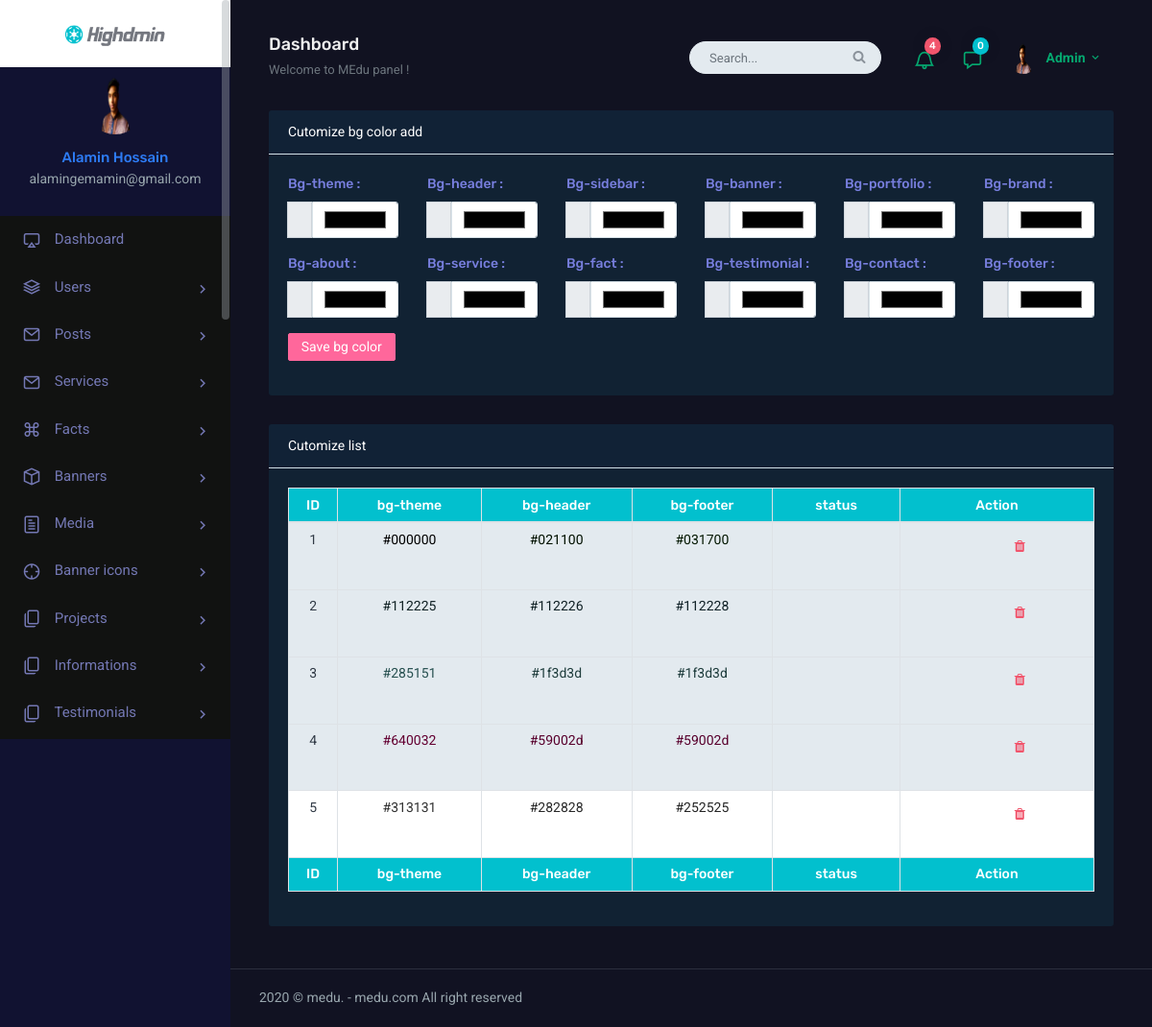
The app's page /dashboard/customizes/bg-color-list.php (signed in) with its own data.
### tables this page shows
CREATE TABLE `customizes` (
  `id` int(11) NOT NULL,
  `bg_theme` varchar(10) NOT NULL DEFAULT '#112225',
  `bg_header` varchar(10) NOT NULL DEFAULT '#112226',
  `bg_sidebar` varchar(10) NOT NULL DEFAULT '#112228',
  `bg_banner` varchar(10) NOT NULL DEFAULT '#112230',
  `bg_about` varchar(10) NOT NULL DEFAULT '#112234',
  `bg_service` varchar(10) NOT NULL DEFAULT '#112238',
  `bg_portfolio` varchar(10) NOT NULL DEFAULT '#112242',
  `bg_fact` varchar(10) NOT NULL DEFAULT '#112245',
  `bg_testimonial` varchar(10) NOT NULL DEFAULT '#112249',
  `bg_brand` varchar(10) NOT NULL DEFAULT '#112252',
  `bg_contact` varchar(10) NOT NULL DEFAULT '#112254',
  `bg_footer` varchar(10) NOT NULL DEFAULT '#112225',
  `status` tinyint(4) NOT NULL DEFAULT 0,
  `created_at` timestamp NOT NULL DEFAULT current_timestamp()
);

### dashboard/customizes/bg-color-list.php (the view, shortened to what the rows shown need)
<?php
  include "../../includes/database.php";
  $sql   = "SELECT * FROM customizes ORDER BY id DESC";
  $query = mysqli_query($connect,$sql);
?>
<?php require "../../includes/layouts/header.php"; ?>
                <div class="content">
                    <div class="container-fluid">
                        <div class="row">
                            <div class="col-md-12 text-white">
                                    <div class="text-white">
                                        <div class="card-box text-white">
                                            <table class="table table-bordered  text-white table-sm text-center text-dark table-responsive-sm" id="table">
                                             <thead class="bg-custom text-white text-white">
                                                <tr>
                                                    <th>ID</th>
                                                    <th>bg-theme</th>
                                                    <th>bg-header</th>
                                                    <th>bg-footer</th>
                                                    <th>status</th>
                                                    <th>Action</th>
                                                </tr>
                                             </thead>
                                             <tbody class="text-white">
                                                <?php
                                                $i = 1;
                                                 while ($row = mysqli_fetch_assoc($query)) { ?>
                                                 <tr id="table_tr" class=" <?= $row['status'] == 0 ? 'bg-light' : 'bg-white';?>">
                                                    <td class="text-dark"><?= $i++; ?></td>
                                                    <td style="color:<?= $row['bg_theme']; ?>"><?= $row['bg_theme'];?></td>
                                                    <td style="color:<?= $row['bg_header']; ?>"><?= $row['bg_header'];?></td>
                                                    <td style="color:<?= $row['bg_sidebar']; ?>"><?= $row['bg_sidebar'];?></td>
                                                    <td class=""><?php
                                                    if ($row['status'] == 0) {  ?>
                                                      <a href="bg-color-active.php?id=<?= $row['id']; ?>" class="btn text-warning"><i class="fas fa-toggle-off" style="font-size: 28px;"></i></a>
                                                    <?php }else{  ?>
                                                       <a href="bg-color-deactive.php?id=<?= $row['id']; ?>" class="btn text-success"><i class="fas fa-toggle-on" style="font-size: 28px;"></i></a>
                                                    <?php  }
                                                    ?></td>
                                                    <td>
                                                        <div class="btn-group">
                                                            <?php if ($_SESSION['user_role'] == 2 || $_SESSION['user_role'] == 1) { ?>
                                                          <a  class="btn text-custom" data-toggle="modal" data-target="#editModal<?= $row['id'];?>">
                                                            <i class="fas fa-edit"></i>
                                                          </a>
                                                            <?php } ?>
                                                            <?php if ($_SESSION['user_role'] == 1) { ?>
                                                                <a href="bg-color-delete.php?id=<?php echo $row['id'];?>" class="btn text-danger" onclick="return confirm('are your sure delete bg color ?')"><i class="fa fa-trash"></i>
                                                                </a>
                                                            <?php } ?>
                                                        </div>
                                                    </td>
                                                </tr>
                                                <?php } ?>
                                            </tbody>
                                            <tfoot class="bg-custom text-white">
                                                <tr>
                                                    <th>ID</th>
                                                    <th>bg-theme</th>
                                                    <th>bg-header</th>
                                                    <th>bg-footer</th>
                                                    <th>status</th>
                                                    <th>Action</th>
                                                </tr>
                                            </tfoot>
                                            </table>
                                        </div>
                                    </div>
                            </div>
                        </div>
                    </div>
                </div>
<?php require "../../includes/layouts/footer.php"; ?>

### records on screen
customizes: bg_theme "#000000", bg_header "#021100", bg_sidebar "#031700"
customizes: bg_theme "#112225", bg_header "#112226", bg_sidebar "#112228"
customizes: bg_theme "#285151", bg_header "#1f3d3d", bg_sidebar "#1f3d3d"
customizes: bg_theme "#640032", bg_header "#59002d", bg_sidebar "#59002d"
customizes: bg_theme "#313131", bg_header "#282828", bg_sidebar "#252525"

### other values on screen
$_SESSION['user_name'] "Alamin Hossain"
$_SESSION['user_email'] "alamingemamin@gmail.com"
$guest_unread_count "0"
